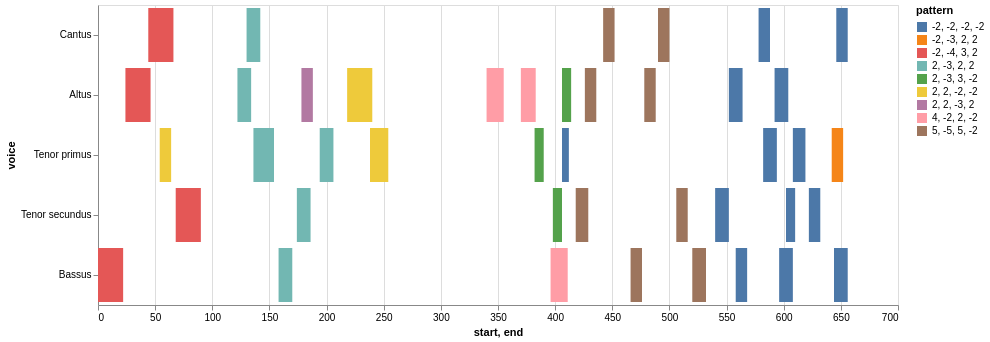

Here is the notebook cell this chart was saved with:
### Markdown cell above
### Mass Movement Heatmap

### Code cell
## Use this for the Mass Movement Heatmap

nr = mass_movement.notes(combineUnisons=True) 
mel = mass_movement.melodic(df=nr, kind='d', compound=True, unit=0, end=False)
mel_ngrams = mass_movement.ngrams(df=mel, n=4)
entry_ngrams = mass_movement.entries(df=mel, n=4)
mel_ngrams_duration = mass_movement.durations(df=mel, n=4, mask_df=entry_ngrams)
viz.plot_ngrams_heatmap(entry_ngrams, mel_ngrams_duration, selected_patterns=shared_entries, voices=[])

### Figure 1 — Vega-Lite specification as saved in the notebook (floating-point values rounded to 4 significant figures)
{"config": {"view": {"continuousWidth": 400, "continuousHeight": 300}}, "data": {"name": "data-3d1698cac38f73ecfd985fc0189bf051"}, "mark": "bar", "encoding": {"color": {"field": "pattern", "type": "nominal"}, "opacity": {"condition": {"value": 1, "selection": "selector002"}, "value": 0.2}, "tooltip": [{"field": "start", "type": "quantitative"}, {"field": "end", "type": "quantitative"}, {"field": "pattern", "type": "nominal"}], "x": {"field": "start", "type": "quantitative"}, "x2": {"field": "end"}, "y": {"field": "voice", "sort": null, "type": "nominal"}}, "height": 300, "selection": {"selector002": {"type": "multi", "fields": ["pattern"]}}, "width": 800, "$schema": "https://vega.github.io/schema/vega-lite/v4.17.0.json", "datasets": {"data-3d1698cac38f73ecfd985fc0189bf051": [{"start": 44.0, "voice": "Cantus", "pattern": "-2, -4, 3, 2", "end": 66.0}, {"start": 130.0, "voice": "Cantus", "pattern": "2, -3, 2, 2", "end": 142.0}, {"start": 442.0, "voice": "Cantus", "pattern": "5, -5, 5, -2", "end": 452.0}, {"start": 490.0, "voice": "Cantus", "pattern": "5, -5, 5, -2", "end": 500.0}, {"start": 578.0, "voice": "Cantus", "pattern": "-2, -2, -2, -2", "end": 588.0}, {"start": 646.0, "voice": "Cantus", "pattern": "-2, -2, -2, -2", "end": 656.0}, {"start": 24.0, "voice": "Altus", "pattern": "-2, -4, 3, 2", "end": 46.0}, {"start": 122.0, "voice": "Altus", "pattern": "2, -3, 2, 2", "end": 134.0}, {"start": 178.0, "voice": "Altus", "pattern": "2, 2, -3, 2", "end": 188.0}, {"start": 218.0, "voice": "Altus", "pattern": "2, 2, -2, -2", "end": 240.0}, {"start": 340.0, "voice": "Altus", "pattern": "4, -2, 2, -2", "end": 355.0}, {"start": 370.0, "voice": "Altus", "pattern": "4, -2, 2, -2", "end": 383.0}, {"start": 406.0, "voice": "Altus", "pattern": "2, -3, 3, -2", "end": 414.0}, {"start": 426.0, "voice": "Altus", "pattern": "5, -5, 5, -2", "end": 436.0}, {"start": 478.0, "voice": "Altus", "pattern": "5, -5, 5, -2", "end": 488.0}, {"start": 552.0, "voice": "Altus", "pattern": "-2, -2, -2, -2", "end": 564.0}, {"start": 592.0, "voice": "Altus", "pattern": "-2, -2, -2, -2", "end": 604.0}, {"start": 54.0, "voice": "Tenor primus", "pattern": "2, 2, -2, -2", "end": 64.0}, {"start": 136.0, "voice": "Tenor primus", "pattern": "2, -3, 2, 2", "end": 154.0}, {"start": 194.0, "voice": "Tenor primus", "pattern": "2, -3, 2, 2", "end": 206.0}, {"start": 238.0, "voice": "Tenor primus", "pattern": "2, 2, -2, -2", "end": 254.0}, {"start": 382.0, "voice": "Tenor primus", "pattern": "2, -3, 3, -2", "end": 390.0}, {"start": 406.0, "voice": "Tenor primus", "pattern": "-2, -2, -2, -2", "end": 412.0}, {"start": 582.0, "voice": "Tenor primus", "pattern": "-2, -2, -2, -2", "end": 594.0}, {"start": 608.0, "voice": "Tenor primus", "pattern": "-2, -2, -2, -2", "end": 619.0}, {"start": 642.0, "voice": "Tenor primus", "pattern": "-2, -3, 2, 2", "end": 652.0}, {"start": 68.0, "voice": "Tenor secundus", "pattern": "-2, -4, 3, 2", "end": 90.0}, {"start": 174.0, "voice": "Tenor secundus", "pattern": "2, -3, 2, 2", "end": 186.0}, {"start": 398.0, "voice": "Tenor secundus", "pattern": "2, -3, 3, -2", "end": 406.0}, {"start": 418.0, "voice": "Tenor secundus", "pattern": "5, -5, 5, -2", "end": 429.0}, {"start": 506.0, "voice": "Tenor secundus", "pattern": "5, -5, 5, -2", "end": 516.0}, {"start": 540.0, "voice": "Tenor secundus", "pattern": "-2, -2, -2, -2", "end": 552.0}, {"start": 602.0, "voice": "Tenor secundus", "pattern": "-2, -2, -2, -2", "end": 610.0}, {"start": 622.0, "voice": "Tenor secundus", "pattern": "-2, -2, -2, -2", "end": 632.0}, {"start": 0.0, "voice": "Bassus", "pattern": "-2, -4, 3, 2", "end": 22.0}, {"start": 158.0, "voice": "Bassus", "pattern": "2, -3, 2, 2", "end": 170.0}, {"start": 396.0, "voice": "Bassus", "pattern": "4, -2, 2, -2", "end": 411.0}, {"start": 466.0, "voice": "Bassus", "pattern": "5, -5, 5, -2", "end": 476.0}, {"start": 520.0, "voice": "Bassus", "pattern": "5, -5, 5, -2", "end": 532.0}, {"start": 558.0, "voice": "Bassus", "pattern": "-2, -2, -2, -2", "end": 568.0}, {"start": 596.0, "voice": "Bassus", "pattern": "-2, -2, -2, -2", "end": 608.0}, {"start": 644.0, "voice": "Bassus", "pattern": "-2, -2, -2, -2", "end": 656.0}]}}
